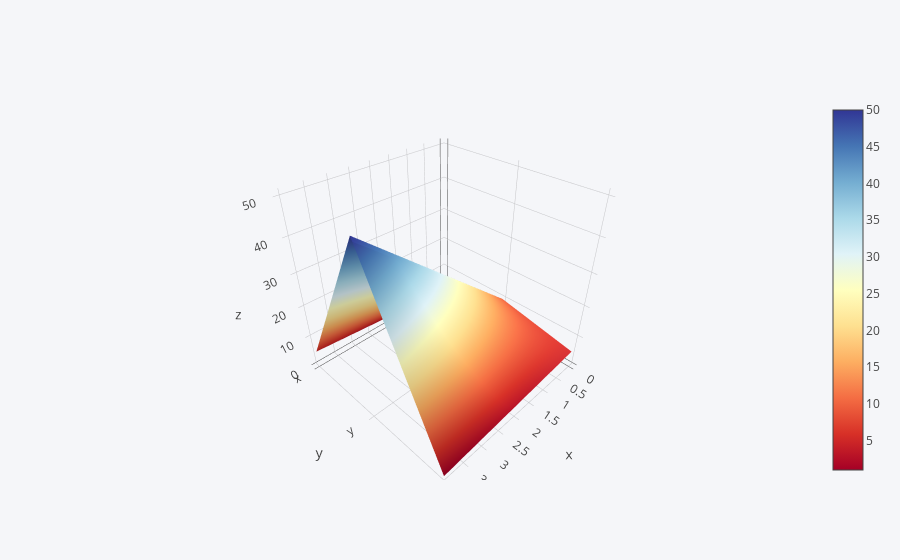

Source (notebook cell):
### Code cell
df3.iplot(kind='surface',colorscale='rdylbu')

### Figure 1 — Plotly figure (JSON) as saved in the notebook; plotly's stock layout.template omitted (floating-point values rounded to 4 significant figures)
{"data": [{"colorscale": [[0, "rgb(165,0,38)"], [0.1, "rgb(215,48,39)"], [0.2, "rgb(244,109,67)"], [0.3, "rgb(253,174,97)"], [0.4, "rgb(254,224,144)"], [0.5, "rgb(255,255,191)"], [0.6, "rgb(224,243,248)"], [0.7, "rgb(171,217,233)"], [0.8, "rgb(116,173,209)"], [0.9, "rgb(69,117,180)"], [1, "rgb(49,54,149)"]], "type": "surface", "uid": "48114ca3-4228-448f-9ff8-51af9243fe5b", "x": [0, 1, 2, 3, 4], "y": ["x", "y", "z"], "z": [[1, 2, 3, 4, 5], [10, 20, 30, 40, 50], [5, 4, 3, 2, 1]]}], "layout": {"legend": {"bgcolor": "#F5F6F9", "font": {"color": "#4D5663"}}, "paper_bgcolor": "#F5F6F9", "plot_bgcolor": "#F5F6F9", "title": {"font": {"color": "#4D5663"}}, "xaxis": {"gridcolor": "#E1E5ED", "showgrid": true, "tickfont": {"color": "#4D5663"}, "title": {"font": {"color": "#4D5663"}, "text": ""}, "zerolinecolor": "#E1E5ED"}, "yaxis": {"gridcolor": "#E1E5ED", "showgrid": true, "tickfont": {"color": "#4D5663"}, "title": {"font": {"color": "#4D5663"}, "text": ""}, "zerolinecolor": "#E1E5ED"}}}
